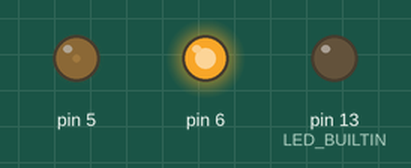
This sketch was run on a simulated Arduino Uno, built with avr-gcc and run on an emulated ATmega328P. Parts: output pins drawn as LEDs (lit = HIGH).

Above: at 0.05 s.
At 0.25 s:
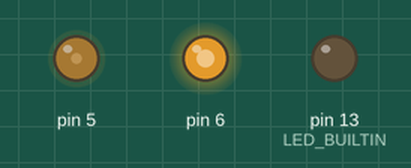
At 0.5 s:
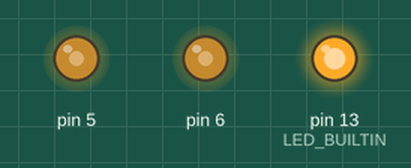
At 1.0 s:
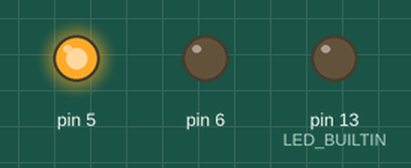
At 1.4 s:
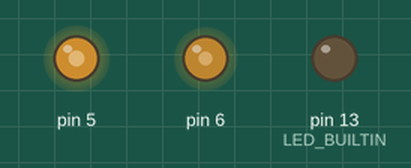
At 1.9 s:
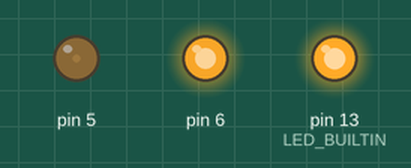
Timing chart, 0 to 4.6 s (numbered marks = the images above):
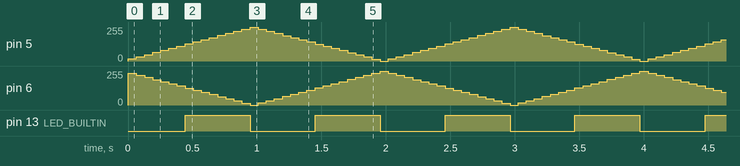

The sketch:

motorTest.ino
```cpp
//Test the EEEBug motors by generating two PWM signals
//The speed of each motor should rise and fall over a period of 2 seconds

unsigned int i=0;
unsigned long nextTime=0;
const unsigned long INTERVAL = 63;
const unsigned int STEP = 16;

void setup() {
  // put your setup code here, to run once:
  pinMode(6,OUTPUT);
  pinMode(5,OUTPUT);
  pinMode(LED_BUILTIN,OUTPUT);
}

void loop() {
  // put your main code here, to run repeatedly:
  if (millis()>nextTime){ //Is it time to update the output?
    nextTime += INTERVAL;  //Calculate next update time
    i += STEP;            //Increment output counter    // i increases each 63ms by 16

    if (i&0x100) {        //Bit 8 of counter determines if each output PWM is rising or falling
      analogWrite(6,i&0xff);          //Pin 9 duty cycle is rising             // i&0xff ensures that i is between 0 and 255. When i>255, it will start from 0 again.
      analogWrite(5,0xff-(i&0xff));} //Pin 10 duty cycle is falling
    else {
      analogWrite(6,0xff-(i&0xff));   //Pin 9 duty cycle is falling
      analogWrite(5,i&0xff);}        //Pin 10 duty cycle is rising
    }

    digitalWrite(LED_BUILTIN,i&0x80); //Flash the LED
}
```

Measured:
- by itself, pin 13 (LED_BUILTIN): alternates HIGH for 0.50 s and LOW for 0.50 s
